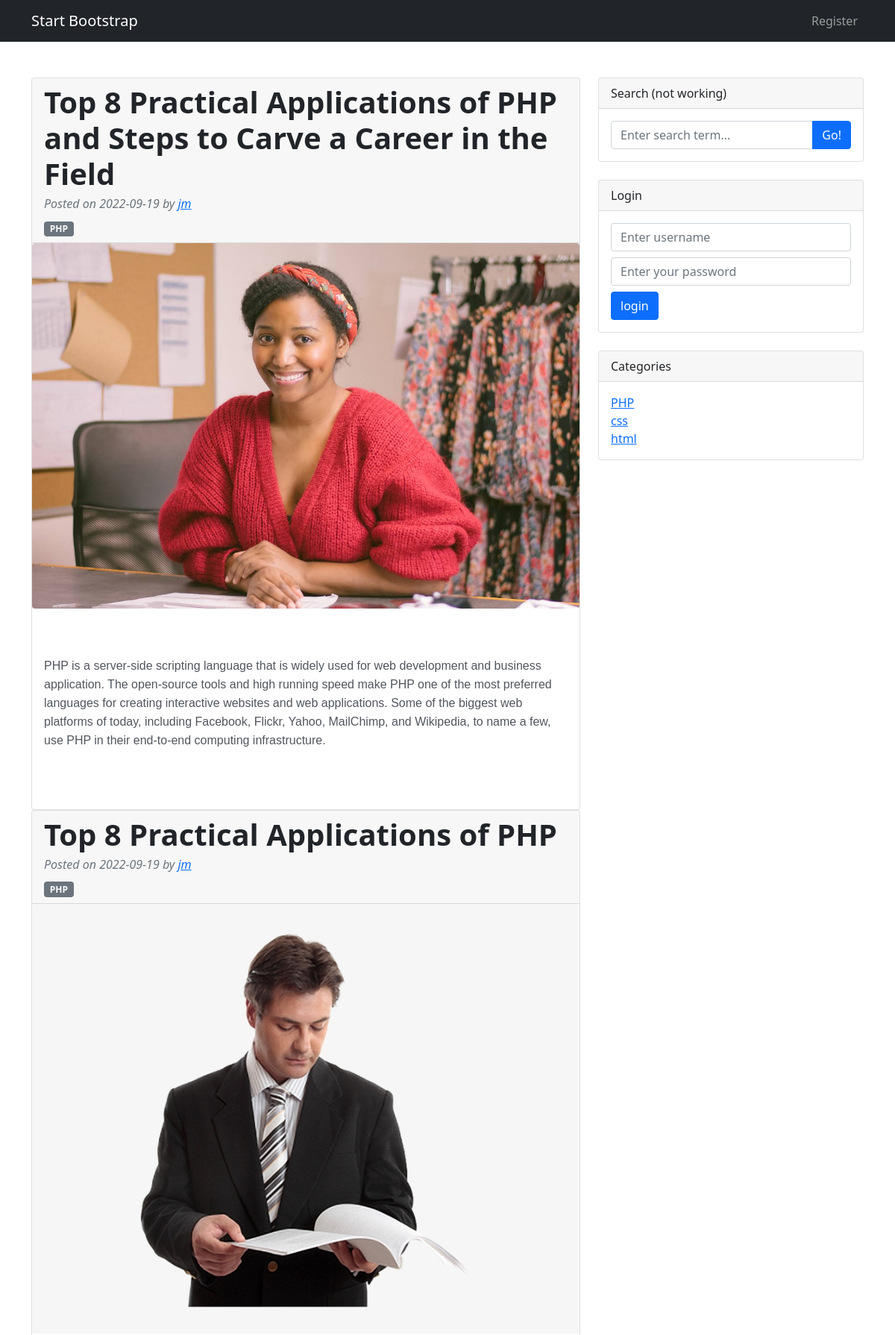
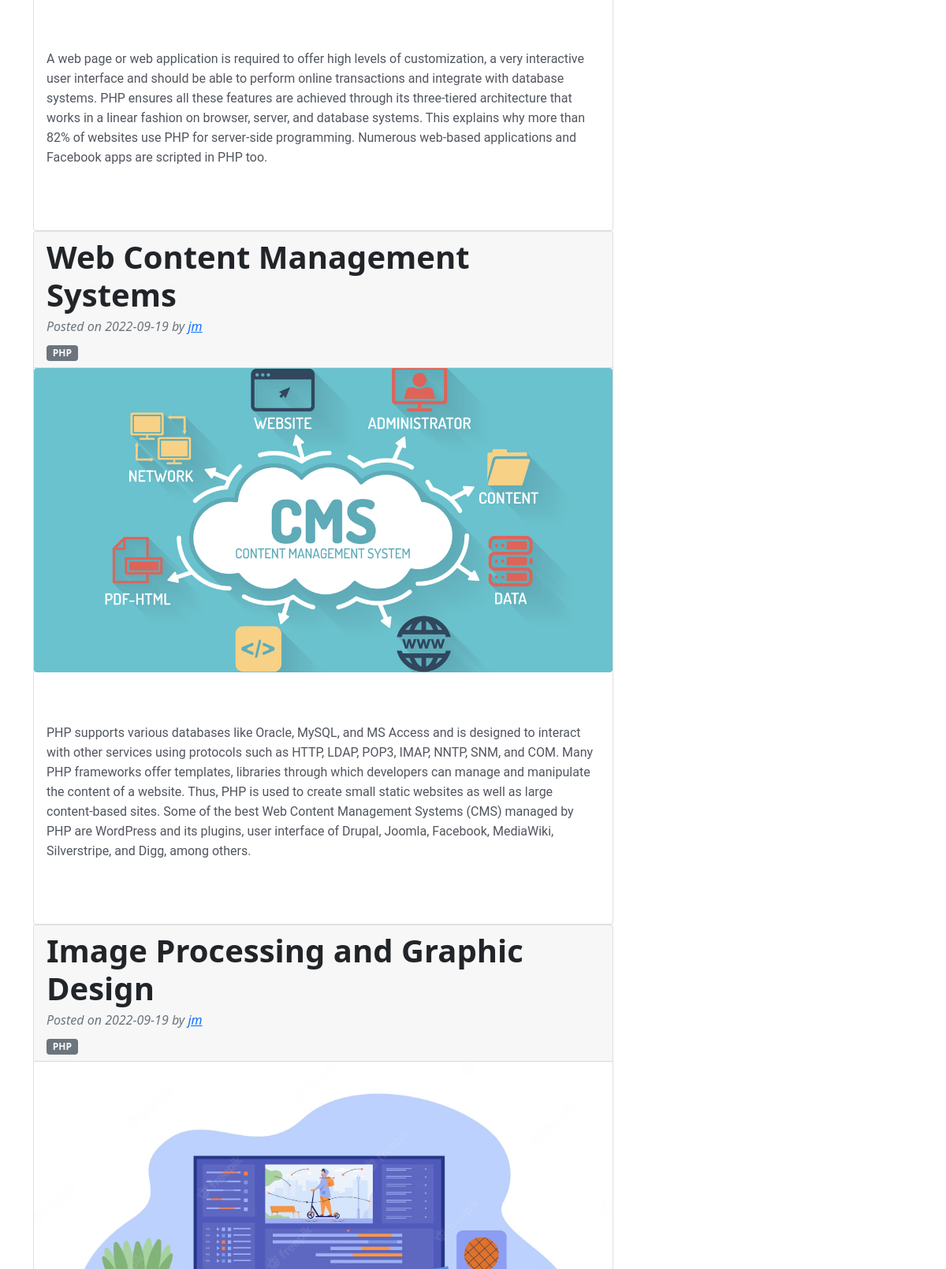
The page /author_posts.php?author=jm&p_id=41 (upper part) on the database its author committed (2 pictures, top to bottom).
### tables this page shows
CREATE TABLE `posts` (
  `post_id` int(3) NOT NULL,
  `post_cat_id` int(3) NOT NULL,
  `post_title` varchar(255) NOT NULL,
  `post_author` varchar(255) DEFAULT NULL,
  `post_user` varchar(11) NOT NULL,
  `post_date` date NOT NULL,
  `post_image` text NOT NULL,
  `post_content` text NOT NULL,
  `post_tags` varchar(255) NOT NULL,
  `post_status` varchar(255) NOT NULL DEFAULT 'draft'
);

CREATE TABLE `categories` (
  `cat_id` int(3) NOT NULL,
  `cat_title` varchar(255) NOT NULL
);

### author_posts.php (the view, shortened to what this page needs)
<?php include './inc/header.php';
include './inc/db.php' ?>
<?php include './inc/navbar.php' ?>
<div class="container mt-5">
    <div class="row">
        <div class="col-lg-8">
            <article>
                <?php
                if (isset($_GET['p_id'])) {
                    $post_author = $_GET['author'];
                }
                $query = "SELECT * FROM posts WHERE post_user = '$post_author'";
                $select_all_posts = mysqli_query($conn, $query);
                $result = mysqli_fetch_all($select_all_posts, MYSQLI_ASSOC);
                ?>
                <?php foreach ($result as $post) : ?>
                    <?php
                    $post_title = $post['post_title'];
                    $post_date = $post['post_date'];
                    $post_image = $post['post_image'];
                    $post_content = $post['post_content'];
                    $post_cat_id = $post['post_cat_id'];
                    ?>
                    <div class="card">
                        <header class="card-header">
                            <h1 class="fw-bolder mb-1"><?= $post_title ?></h1>
                            <div class="text-muted fst-italic mb-2">Posted on <?= $post_date ?> by <a href="author_posts.php"><?= $post_author ?></a></div>
                            <?php
                            $cat_query = "SELECT * FROM categories WHERE cat_id = '$post_cat_id'";
                            $select_cat_id = mysqli_query($conn, $cat_query);
                            $cat_result = mysqli_fetch_all($select_cat_id, MYSQLI_ASSOC);
                            foreach ($cat_result as $cat) {
                                $cat_id = $cat['cat_id'];
                                $cat_title = $cat['cat_title'];
                                echo "<a class='badge bg-secondary text-decoration-none link-light' href='./category.php?category=$cat_id'>$cat_title</a>";
                            }
                            ?>
                        </header>
                        <figure class="mb-4 card-image"><img class="img-fluid rounded" src="./images/<?= $post_image ?>" alt="..." /></figure>
                        <section class="mb-5 card-body">
                            <p class="fs-5 mb-4"><?= $post_content ?></p>
                        </section>
                    </div>
                <?php endforeach ?>
            </article>
        </div>
        <?php include './inc/sidebar.php' ?>
    </div>
</div>
<?php include './inc/footer.php' ?>

### inc/sidebar.php
<div class="col-lg-4">
    <div class="card mb-4">
        <div class="card-header">Search (not working)</div>
        <div class="card-body">
            <div class="input-group">
                <input class="form-control" type="text" placeholder="Enter search term..." aria-label="Enter search term..." aria-describedby="button-search" />
                <button class="btn btn-primary" id="button-search" type="button">Go!</button>
            </div>
        </div>
    </div>
    <div class="card mb-4">
        <form action="inc/login.php" method="post">
            <div class="card-header">Login</div>
            <?php if (isset($_SESSION['user_role'])) : ?>
                <div class="card-body">
                    <h4>Hello <?= $_SESSION['username'] ?></h4>
                    <a href="inc/logout.php" class="btn btn-primary">Logout</a>
                </div>
            <?php else : ?>
                <div class="card-body">
                    <div class="input-group">
                        <input class="form-control mb-2" type="text" placeholder="Enter username" name="username" />
                    </div>
                    <div class="input-group">
                        <input class="form-control mb-2" type="password" placeholder="Enter your password" name="password" />
                    </div>
                    <button class="btn btn-primary" name="login" type="submit">login</button>
                </div>
            <?php endif; ?>
        </form>
    </div>
    <div class="card mb-4">
        <div class="card-header">Categories</div>
        <div class="card-body">
            <div class="row">
                <div class="col-sm-6">
                    <ul class="list-unstyled mb-0">
                        <?php
                        $query = "SELECT * FROM categories";
                        $stat = $conn->query($query);
                        $result = $stat->fetchAll(PDO::FETCH_ASSOC);
                        ?>
                        <?php foreach ($result as $item) : ?>
                            <?php
                            $cat_id = $item['cat_id'];
                            $cat_title = $item['cat_title'];
                            ?>
                            <li><a href="category.php?category=<?= $cat_id ?>"><?= $cat_title ?></a></li>
                        <?php endforeach; ?>
                    </ul>
                </div>
            </div>
        </div>
    </div>

### rows shown on the page
posts: post_title "Top 8 Practical Applications of PHP and Steps to Carve a Career in the Field", post_date "2022-09-19", post_image (picture), post_content "PHP is a server-side scripting language that is widely used for web development and business application. The open-source tools and high running speed make PHP one of the most preferred languages for creating interactive websites and web applications. Some of the biggest web platforms of today, including Facebook, Flickr, Yahoo, MailChimp, and Wikipedia, to name a few, use PHP in their end-to-end computing infrastructure."
categories: cat_title "PHP"
posts: post_title "Top 8 Practical Applications of PHP", post_date "2022-09-19", post_image (picture), post_content "A web page or web application is required to offer high levels of customization, a very interactive user interface and should be able to perform online transactions and integrate with database systems. PHP ensures all these features are achieved through its three-tiered architecture that works in a linear fashion on browser, server, and database systems. This explains why more than 82% of websites use PHP for server-side programming. Numerous web-based applications and Facebook apps are scripted in PHP too."
posts: post_title "Web Content Management Systems", post_date "2022-09-19", post_image (picture), post_content "PHP supports various databases like Oracle, MySQL, and MS Access and is designed to interact with other services using protocols such as HTTP, LDAP, POP3, IMAP, NNTP, SNM, and COM. Many PHP frameworks offer templates, libraries through which developers can manage and manipulate the content of a website. Thus, PHP is used to create small static websites as well as large content-based sites. Some of the best Web Content Management Systems (CMS) managed by PHP are WordPress and its plugins, user interface of Drupal, Joomla, Facebook, MediaWiki, Silverstripe, and Digg, among others."
posts: post_title "Image Processing and Graphic Design", post_date "2022-09-19", post_image (picture)
categories: cat_title "css"
categories: cat_title "html"
